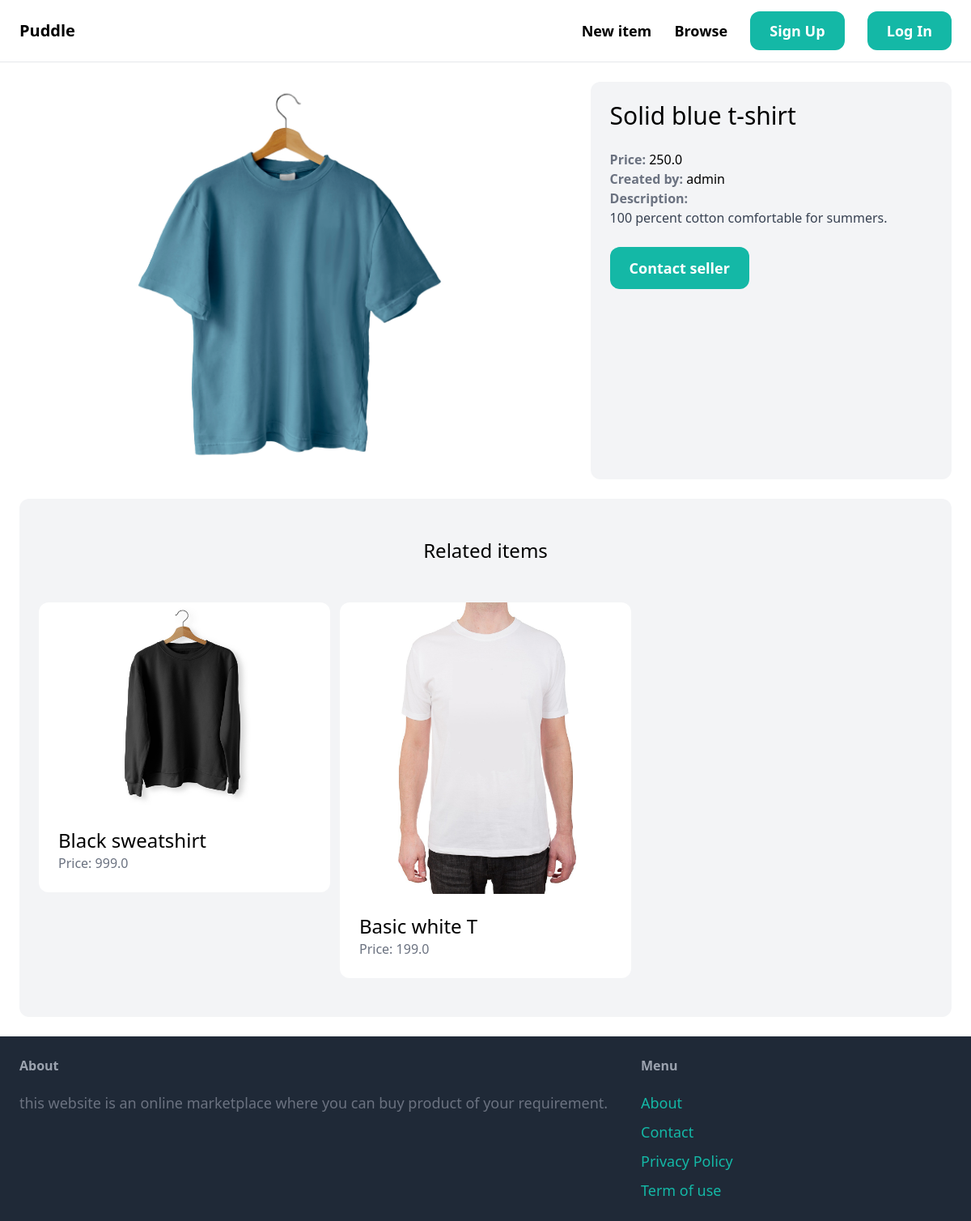
Page /items/4/ on the committed database.
### item/models.py (models this page shows, shortened)
class Item(models.Model):
    category = models.ForeignKey(Category, related_name='items', on_delete=models.CASCADE)
    name = models.CharField(max_length=255)
    description = models.TextField(blank=True,null=True)
    price = models.FloatField()
    image = models.ImageField(upload_to='item_images',blank=True, null=True)
    is_sold = models.BooleanField(default=False)
    created_by = models.ForeignKey(User, related_name='items',on_delete=models.CASCADE)
    created_at = models.DateTimeField(auto_now_add=True)

### item/views.py (the view)
# urls.py: path('<int:pk>/',views.detail, name='detail'),
def detail(request, pk):
    item = get_object_or_404(Item, pk=pk)
    related_items = Item.objects.filter(category=item.category, is_sold=False).exclude(pk=pk)[0:3]
    return render(request, 'item/detail.html',{
        'item':item,
        'related_items': related_items
    })

### item/templates/item/detail.html (shortened to what this page needs)
{% extends 'core/base.html' %}
{% block content %}
<div class="grid grid-cols-5 gap-6">
    <div class="col-span-3">
        <img src="{{ item.image.url }}" class="rounded-xl">
    </div>
    <div class="col-span-2 p-6 bg-gray-100 rounded-xl">
        <h1 class="mb-6 text-3xl">{{ item.name }}</h1>
        <p class="text gray-500"><strong class="text-gray-500">Price: </strong> {{ item.price }}</p>
        <p class="text gray-500"><strong class="text-gray-500">Created by: </strong>{{ item.created_by.username }}</p>
      {% if item.description %}
        <p class="text-gray-700"><strong class="text-gray-500">Description:</strong><br>
         {{ item.description }}
        </p>
        {% endif %}
        {% if request.user == item.created_by %}
           <div class="mt-6 p-6 bg-white rounded-xl">
                 <p>This is you item</p>
                 <a href="{% url 'item:edit' item.id %}" class="inline-block mt-6 px-6 py-3 text-lg font-semibold bg-teal-500 text-white rounded-xl">Edit</a>
                 <a href="{% url 'item:delete' item.id %}" class="inline-block mt-6 px-6 py-3 text-lg font-semibold bg-red-500 text-white rounded-xl">Delete</a>
           </div>
           {% else %}
               <a href ="{% url 'conversation:new' item.id %}" class="inline-block mt-6 px-6 py-3 text-lg font-semibold bg-teal-500 text-white rounded-xl hover:bg-teal-700">Contact seller</a>
           {% endif %}
    </div>
</div>
<div class="mt-6 px-6 py-12 bg-gray-100 rounded-xl">
    <h2 class="mb-12 text-2xl text-center">Related items</h2>
    <div class="grid grid-cols-3 gap-3">
        {% for item in related_items %}
          <div>
            <a href="{% url 'item:detail' item.id %}">
                <div>
                    <img src="{{ item.image.url }}" class="rounded-t-xl">
                </div>
                <div class="p-6 bg-white rounded-b-xl">
                    <h2 class="text-2xl">{{ item.name }}</h2>
                    <p class="text-gray-500">Price: {{ item.price }}</p>
                </div>
            </a>
          </div>
        {% endfor %}
    </div>
    </div>
{% endblock %}

### rows in the picture
Item: image (picture), name "Solid blue t-shirt", price "250.0", created_by.username "admin", description "100 percent cotton comfortable for summers."
Item: image (picture), name "Black sweatshirt", price "999.0"
Item: image (picture), name "Basic white T", price "199.0"
